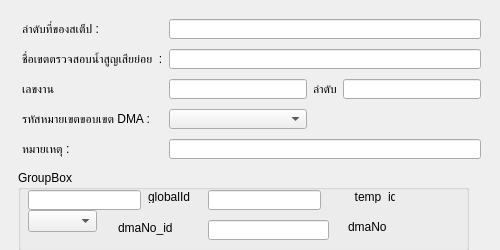
<?xml version="1.0" encoding="UTF-8"?>
<ui version="4.0">
 <class>Form</class>
 <widget class="QWidget" name="Form">
  <property name="geometry">
   <rect>
    <x>0</x>
    <y>0</y>
    <width>500</width>
    <height>250</height>
   </rect>
  </property>
  <property name="sizePolicy">
   <sizepolicy hsizetype="Fixed" vsizetype="Preferred">
    <horstretch>0</horstretch>
    <verstretch>0</verstretch>
   </sizepolicy>
  </property>
  <property name="minimumSize">
   <size>
    <width>500</width>
    <height>180</height>
   </size>
  </property>
  <property name="maximumSize">
   <size>
    <width>500</width>
    <height>250</height>
   </size>
  </property>
  <property name="baseSize">
   <size>
    <width>0</width>
    <height>124</height>
   </size>
  </property>
  <property name="contextMenuPolicy">
   <enum>Qt::NoContextMenu</enum>
  </property>
  <property name="windowTitle">
   <string>Form</string>
  </property>
  <widget class="QGroupBox" name="groupBox">
   <property name="geometry">
    <rect>
     <x>18</x>
     <y>170</y>
     <width>451</width>
     <height>81</height>
    </rect>
   </property>
   <property name="title">
    <string>GroupBox</string>
   </property>
   <widget class="QLabel" name="globalId_2">
    <property name="geometry">
     <rect>
      <x>130</x>
      <y>20</y>
      <width>47</width>
      <height>13</height>
     </rect>
    </property>
    <property name="text">
     <string>globalId</string>
    </property>
   </widget>
   <widget class="QLineEdit" name="globalId">
    <property name="geometry">
     <rect>
      <x>10</x>
      <y>20</y>
      <width>113</width>
      <height>20</height>
     </rect>
    </property>
   </widget>
   <widget class="QLabel" name="_temp_id_2">
    <property name="geometry">
     <rect>
      <x>330</x>
      <y>20</y>
      <width>47</width>
      <height>13</height>
     </rect>
    </property>
    <property name="text">
     <string>_temp_id</string>
    </property>
   </widget>
   <widget class="QLineEdit" name="_temp_id">
    <property name="geometry">
     <rect>
      <x>190</x>
      <y>20</y>
      <width>113</width>
      <height>20</height>
     </rect>
    </property>
   </widget>
   <widget class="QComboBox" name="dmaNo_Id">
    <property name="geometry">
     <rect>
      <x>10</x>
      <y>40</y>
      <width>69</width>
      <height>22</height>
     </rect>
    </property>
   </widget>
   <widget class="QLineEdit" name="dmaNo">
    <property name="geometry">
     <rect>
      <x>190</x>
      <y>50</y>
      <width>121</width>
      <height>20</height>
     </rect>
    </property>
   </widget>
   <widget class="QLabel" name="label_6">
    <property name="geometry">
     <rect>
      <x>100</x>
      <y>50</y>
      <width>71</width>
      <height>16</height>
     </rect>
    </property>
    <property name="text">
     <string>dmaNo_id</string>
    </property>
   </widget>
   <widget class="QLabel" name="label_7">
    <property name="geometry">
     <rect>
      <x>330</x>
      <y>50</y>
      <width>47</width>
      <height>13</height>
     </rect>
    </property>
    <property name="text">
     <string>dmaNo</string>
    </property>
   </widget>
  </widget>
  <widget class="QWidget" name="">
   <property name="geometry">
    <rect>
     <x>16</x>
     <y>13</y>
     <width>471</width>
     <height>152</height>
    </rect>
   </property>
   <layout class="QGridLayout" name="gridLayout">
    <property name="leftMargin">
     <number>6</number>
    </property>
    <property name="topMargin">
     <number>6</number>
    </property>
    <property name="rightMargin">
     <number>6</number>
    </property>
    <property name="bottomMargin">
     <number>6</number>
    </property>
    <property name="verticalSpacing">
     <number>10</number>
    </property>
    <item row="0" column="0">
     <widget class="QLabel" name="label_8">
      <property name="text">
       <string>ลำดับที่ของสเต็ป :</string>
      </property>
     </widget>
    </item>
    <item row="0" column="1" colspan="3">
     <widget class="QLineEdit" name="stepNo">
      <property name="minimumSize">
       <size>
        <width>160</width>
        <height>0</height>
       </size>
      </property>
     </widget>
    </item>
    <item row="1" column="0">
     <widget class="QLabel" name="label">
      <property name="text">
       <string>ชื่อเขตตรวจสอบน้ำสูญเสียย่อย  :</string>
      </property>
     </widget>
    </item>
    <item row="2" column="0">
     <widget class="QLabel" name="label_2">
      <property name="text">
       <string>เลขงาน</string>
      </property>
     </widget>
    </item>
    <item row="2" column="1">
     <widget class="QLineEdit" name="JobStepId">
      <property name="minimumSize">
       <size>
        <width>100</width>
        <height>0</height>
       </size>
      </property>
     </widget>
    </item>
    <item row="2" column="2">
     <widget class="QLabel" name="label_3">
      <property name="text">
       <string>ลําดับ</string>
      </property>
     </widget>
    </item>
    <item row="2" column="3">
     <widget class="QLineEdit" name="JobStepNo">
      <property name="minimumSize">
       <size>
        <width>100</width>
        <height>0</height>
       </size>
      </property>
     </widget>
    </item>
    <item row="3" column="0">
     <widget class="QLabel" name="label_4">
      <property name="text">
       <string>รหัสหมายเขตขอบเขต DMA :</string>
      </property>
     </widget>
    </item>
    <item row="3" column="1">
     <widget class="QComboBox" name="dmaNo_text"/>
    </item>
    <item row="4" column="0">
     <widget class="QLabel" name="label_5">
      <property name="text">
       <string>หมายเหตุ :</string>
      </property>
     </widget>
    </item>
    <item row="4" column="1" colspan="3">
     <widget class="QLineEdit" name="remark"/>
    </item>
    <item row="1" column="1" colspan="3">
     <widget class="QLineEdit" name="stepName"/>
    </item>
   </layout>
  </widget>
 </widget>
 <resources/>
 <connections/>
</ui>
